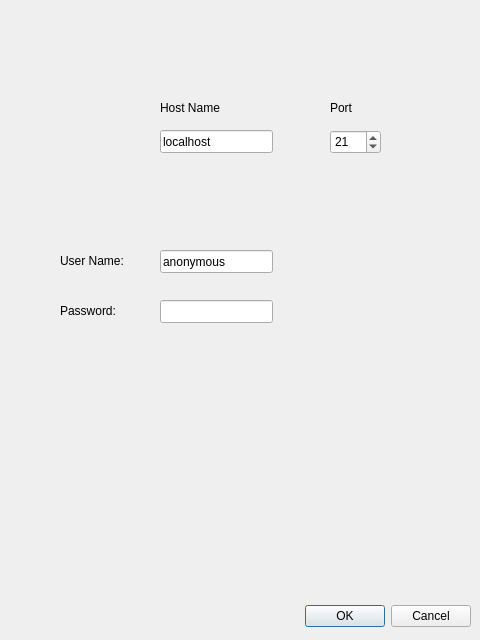
<?xml version="1.0" encoding="UTF-8"?>
<ui version="4.0">
 <class>LoginDialog</class>
 <widget class="QDialog" name="LoginDialog">
  <property name="geometry">
   <rect>
    <x>0</x>
    <y>0</y>
    <width>480</width>
    <height>640</height>
   </rect>
  </property>
  <property name="windowTitle">
   <string>Dialog</string>
  </property>
  <widget class="QDialogButtonBox" name="buttonBox">
   <property name="geometry">
    <rect>
     <x>10</x>
     <y>600</y>
     <width>461</width>
     <height>32</height>
    </rect>
   </property>
   <property name="orientation">
    <enum>Qt::Horizontal</enum>
   </property>
   <property name="standardButtons">
    <set>QDialogButtonBox::Cancel|QDialogButtonBox::Ok</set>
   </property>
  </widget>
  <widget class="QLineEdit" name="userNameEdit">
   <property name="geometry">
    <rect>
     <x>160</x>
     <y>250</y>
     <width>113</width>
     <height>23</height>
    </rect>
   </property>
   <property name="text">
    <string>anonymous</string>
   </property>
  </widget>
  <widget class="QLineEdit" name="passwordEdit">
   <property name="geometry">
    <rect>
     <x>160</x>
     <y>300</y>
     <width>113</width>
     <height>23</height>
    </rect>
   </property>
   <property name="echoMode">
    <enum>QLineEdit::Password</enum>
   </property>
  </widget>
  <widget class="QLabel" name="label">
   <property name="geometry">
    <rect>
     <x>60</x>
     <y>250</y>
     <width>81</width>
     <height>21</height>
    </rect>
   </property>
   <property name="text">
    <string>User Name:</string>
   </property>
  </widget>
  <widget class="QLabel" name="label_2">
   <property name="geometry">
    <rect>
     <x>60</x>
     <y>300</y>
     <width>81</width>
     <height>21</height>
    </rect>
   </property>
   <property name="text">
    <string>Password:</string>
   </property>
  </widget>
  <widget class="QLineEdit" name="hostNameEdit">
   <property name="geometry">
    <rect>
     <x>160</x>
     <y>130</y>
     <width>113</width>
     <height>23</height>
    </rect>
   </property>
   <property name="text">
    <string>localhost</string>
   </property>
  </widget>
  <widget class="QSpinBox" name="portSelection">
   <property name="geometry">
    <rect>
     <x>330</x>
     <y>130</y>
     <width>51</width>
     <height>24</height>
    </rect>
   </property>
   <property name="maximum">
    <number>65535</number>
   </property>
   <property name="value">
    <number>21</number>
   </property>
  </widget>
  <widget class="QLabel" name="label_3">
   <property name="geometry">
    <rect>
     <x>160</x>
     <y>100</y>
     <width>68</width>
     <height>15</height>
    </rect>
   </property>
   <property name="text">
    <string>Host Name</string>
   </property>
  </widget>
  <widget class="QLabel" name="label_4">
   <property name="geometry">
    <rect>
     <x>330</x>
     <y>100</y>
     <width>68</width>
     <height>15</height>
    </rect>
   </property>
   <property name="text">
    <string>Port</string>
   </property>
  </widget>
 </widget>
 <resources/>
 <connections>
  <connection>
   <sender>buttonBox</sender>
   <signal>accepted()</signal>
   <receiver>LoginDialog</receiver>
   <slot>accept()</slot>
   <hints>
    <hint type="sourcelabel">
     <x>248</x>
     <y>254</y>
    </hint>
    <hint type="destinationlabel">
     <x>157</x>
     <y>274</y>
    </hint>
   </hints>
  </connection>
  <connection>
   <sender>buttonBox</sender>
   <signal>rejected()</signal>
   <receiver>LoginDialog</receiver>
   <slot>reject()</slot>
   <hints>
    <hint type="sourcelabel">
     <x>316</x>
     <y>260</y>
    </hint>
    <hint type="destinationlabel">
     <x>286</x>
     <y>274</y>
    </hint>
   </hints>
  </connection>
 </connections>
</ui>
